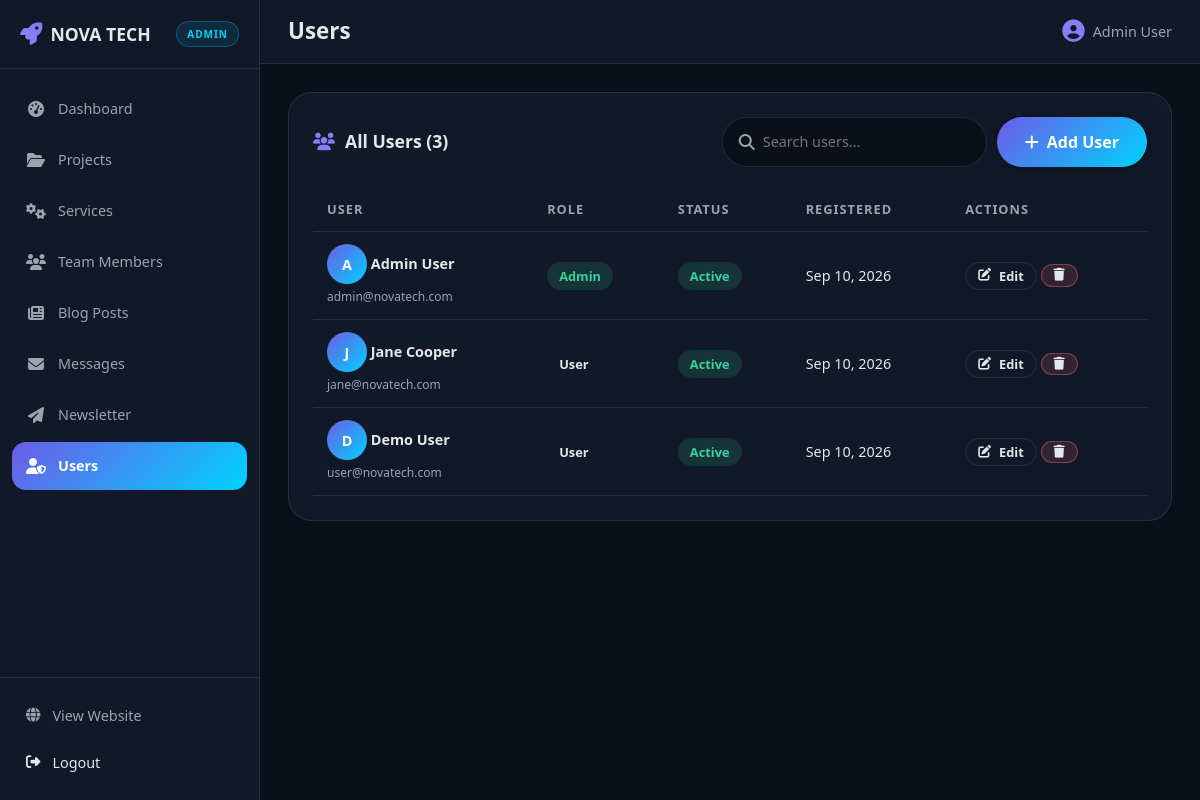
The page /admin/users.php (signed in) on the database its author committed.
### tables this page shows
CREATE TABLE IF NOT EXISTS users (
    id INT AUTO_INCREMENT PRIMARY KEY,
    full_name VARCHAR(100) NOT NULL,
    email VARCHAR(255) NOT NULL UNIQUE,
    password VARCHAR(255) NOT NULL,
    role ENUM('admin', 'user') DEFAULT 'user',
    avatar VARCHAR(500) DEFAULT NULL,
    is_active TINYINT(1) DEFAULT 1,
    created_at TIMESTAMP DEFAULT CURRENT_TIMESTAMP,
    updated_at TIMESTAMP DEFAULT CURRENT_TIMESTAMP ON UPDATE CURRENT_TIMESTAMP,
    INDEX idx_email (email),
    INDEX idx_role (role)
);

### includes/functions.php (called while the page is built, shortened)
<?php
function sanitize($input) {
    return htmlspecialchars(trim($input), ENT_QUOTES, 'UTF-8');
}
function fetch_all($pdo, $sql, $params = []) {
    $stmt = $pdo->prepare($sql);
    $stmt->execute($params);
    return $stmt->fetchAll();
}
function format_date($date, $format = 'M d, Y') {
    return date($format, strtotime($date));
}

### admin/users.php (the view, shortened to what this page needs)
<?php
require_once __DIR__ . '/../config/database.php';
require_once __DIR__ . '/../includes/functions.php';
$search = trim($_GET['search'] ?? '');
$where = '';
$params = [];
$users = fetch_all($pdo, "SELECT * FROM users $where ORDER BY created_at DESC", $params);
include __DIR__ . '/includes/layout_start.php';
?>
<div class="admin-panel">
    <div class="admin-panel__tools">
        <h2 class="admin-panel__title" style="margin:0;"><i class="fas fa-users"></i> All Users (<?= count($users) ?>)</h2>
        <div style="display:flex;gap:10px;flex-wrap:wrap;">
            <form method="GET" class="admin-search">
                <i class="fas fa-search"></i>
                <input type="text" name="search" placeholder="Search users..." value="<?= sanitize($search) ?>">
            </form>
            <button class="btn btn--primary" onclick="openModal('userModal')"><i class="fas fa-plus"></i> Add User</button>
        </div>
    </div>
    <div class="admin-table-wrap">
        <table class="admin-table">
            <thead>
                <tr><th>User</th><th>Role</th><th>Status</th><th>Registered</th><th>Actions</th></tr>
            </thead>
            <tbody>
            <?php if (empty($users)): ?>
                <tr><td colspan="5" style="text-align:center;padding:30px;color:var(--color-text-muted);">No users found.</td></tr>
            <?php else: ?>
                <?php foreach ($users as $u): ?>
                <tr>
                    <td>
                        <span class="avatar-circle"><?= strtoupper(substr($u['full_name'], 0, 1)) ?></span>
                        <strong><?= sanitize($u['full_name']) ?></strong><br>
                        <small class="text-muted"><?= sanitize($u['email']) ?></small>
                    </td>
                    <td><?= $u['role'] === 'admin' ? '<span class="badge badge--done">Admin</span>' : '<span class="badge">User</span>' ?></td>
                    <td><?= $u['is_active'] ? '<span class="badge badge--done">Active</span>' : '<span class="badge badge--pending">Banned</span>' ?></td>
                    <td><?= format_date($u['created_at']) ?></td>
                    <td style="white-space:nowrap;">
                        <button class="btn btn--ghost btn--sm" onclick="editUser(<?= $u['id'] ?>)"><i class="fas fa-edit"></i> Edit</button>
                        <form method="POST" onsubmit="return confirm('Delete this user?')" style="display:inline;">
                            <button class="btn btn--danger btn--sm" type="submit" <?= $u['id'] === (int)$_SESSION['user_id'] ? 'disabled title="You cannot delete your own account"' : '' ?>><i class="fas fa-trash"></i></button>
                        </form>
                    </td>
                </tr>
                <?php endforeach; ?>
            <?php endif; ?>
            </tbody>
        </table>
    </div>
</div>
<?php include __DIR__ . '/includes/layout_end.php'; ?>

### css/style.css (style rules this page uses)
:root { --color-primary: #6c5ce7; --color-primary-dark: #5a4bd1; --color-primary-light: #8b7cf6; --color-accent: #00d2ff; --color-accent-2: #ff6b6b; --color-bg: #0b0f1a; --color-bg-2: #111827; --color-bg-3: #1a2234; --color-text: #e5e7eb; --color-text-muted: #9ca3af; --color-border: rgba(255, 255, 255, 0.1); --color-white: #ffffff; --gradient-primary: linear-gradient(135deg, var(--color-primary), var(--color-accent)); --gradient-text: linear-gradient(90deg, var(--color-primary-light), var(--color-accent)); --shadow-sm: 0 2px 8px rgba(0, 0, 0, 0.25); --shadow-md: 0 8px 24px rgba(0, 0, 0, 0.3); --shadow-lg: 0 16px 48px rgba(0, 0, 0, 0.4); --container-max: 1200px; --radius-sm: 8px; --radius-md: 14px; --radius-lg: 24px; --radius-full: 999px; --font-sans: 'Segoe UI', -apple-system, BlinkMacSystemFont, Roboto, Helvetica, Arial, sans-serif; --size-xs: 0.8rem; --size-sm: 0.9rem; --size-base: 1rem; --size-lg: 1.1rem; --size-xl: 1.4rem; --size-2xl: 2rem; --size-3xl: 2.8rem; --transition: all 0.3s ease; }
*, *::before, *::after { margin: 0; padding: 0; box-sizing: border-box; }
html { scroll-behavior: smooth; scroll-padding-top: 90px; }
body { font-family: var(--font-sans); background-color: var(--color-bg); color: var(--color-text); line-height: 1.6; overflow-x: hidden; }
button { font-family: inherit; cursor: pointer; border: none; background: none; color: inherit; }
input, textarea, select { font-family: inherit; font-size: var(--size-base); }
h1, h2, h3, h4, h5, h6 { line-height: 1.2; font-weight: 700; }
.btn { display: inline-flex; align-items: center; justify-content: center; gap: 8px; padding: 14px 28px; font-size: var(--size-base); font-weight: 600; border-radius: var(--radius-full); transition: var(--transition); white-space: nowrap; text-align: center; }
.btn--primary { background: var(--gradient-primary); color: var(--color-white); box-shadow: var(--shadow-sm); }
.btn--ghost { color: var(--color-text); border: 1px solid var(--color-border); }
.btn--sm { padding: 9px 20px; font-size: var(--size-sm); }
.badge { display: inline-block; padding: 4px 12px; font-size: var(--size-xs); font-weight: 600; border-radius: var(--radius-full); }
.badge--done { color: #34d399; background: rgba(52, 211, 153, 0.14); }

### css/animations.css (style rules this page uses)
.btn { position: relative; overflow: hidden; }
.btn::after { content: ""; position: absolute; top: 0; left: -100%; width: 60%; height: 100%; background: linear-gradient(90deg, transparent, rgba(255, 255, 255, 0.25), transparent); transform: skewX(-20deg); transition: left 0.5s ease; }

### admin/css/admin.css (style rules this page uses)
.admin-body { background: var(--color-bg); color: var(--color-text); min-height: 100vh; }
.admin-panel { background: var(--color-bg-2); border: 1px solid var(--color-border); border-radius: var(--radius-lg); padding: 24px; margin-bottom: 24px; }
.admin-panel__title { font-size: var(--size-lg); margin-bottom: 18px; display: flex; align-items: center; gap: 10px; }
.admin-panel__title i { color: var(--color-primary-light); }
.admin-panel__tools { display: flex; align-items: center; justify-content: space-between; flex-wrap: wrap; gap: 12px; margin-bottom: 20px; }
.admin-search { display: flex; align-items: center; gap: 8px; background: var(--color-bg); border: 1px solid var(--color-border); border-radius: var(--radius-full); padding: 8px 16px; min-width: 260px; }
.admin-search i { color: var(--color-text-muted); }
.admin-search input { flex: 1; background: none; border: none; outline: none; color: var(--color-text); font-size: var(--size-sm); }
.admin-table-wrap { overflow-x: auto; }
.admin-table { width: 100%; min-width: 620px; border-collapse: collapse; }
.admin-table th, .admin-table td { padding: 12px 14px; text-align: left; border-bottom: 1px solid var(--color-border); font-size: var(--size-sm); vertical-align: middle; }
.admin-table th { font-size: var(--size-xs); font-weight: 700; letter-spacing: 1px; text-transform: uppercase; color: var(--color-text-muted); white-space: nowrap; }
.admin-table tbody tr { transition: background 0.2s ease; }
.admin-table .btn--sm { padding: 4px 12px; font-size: var(--size-xs); }
.admin-table .avatar-circle { width: 40px; height: 40px; border-radius: 50%; display: inline-flex; align-items: center; justify-content: center; font-weight: 700; color: var(--color-white); background: var(--gradient-primary); }
.text-muted { color: var(--color-text-muted); }
.btn--danger { background: rgba(255, 107, 107, 0.14); color: var(--color-warm); border: 1px solid rgba(255, 107, 107, 0.4); }

### rows shown on the page
users: full_name "A", full_name "Admin User", email "admin@novatech.com", role "Admin", is_active "Active", created_at "Sep 10, 2026"
users: full_name "J", full_name "Jane Cooper", email "jane@novatech.com", role "User", is_active "Active", created_at "Sep 10, 2026"
users: full_name "D", full_name "Demo User", email "user@novatech.com", role "User", is_active "Active", created_at "Sep 10, 2026"

### other values the page prints
$admin_page_title "Users"
$_SESSION['user_name'] "Admin User"
count($users) "3"
